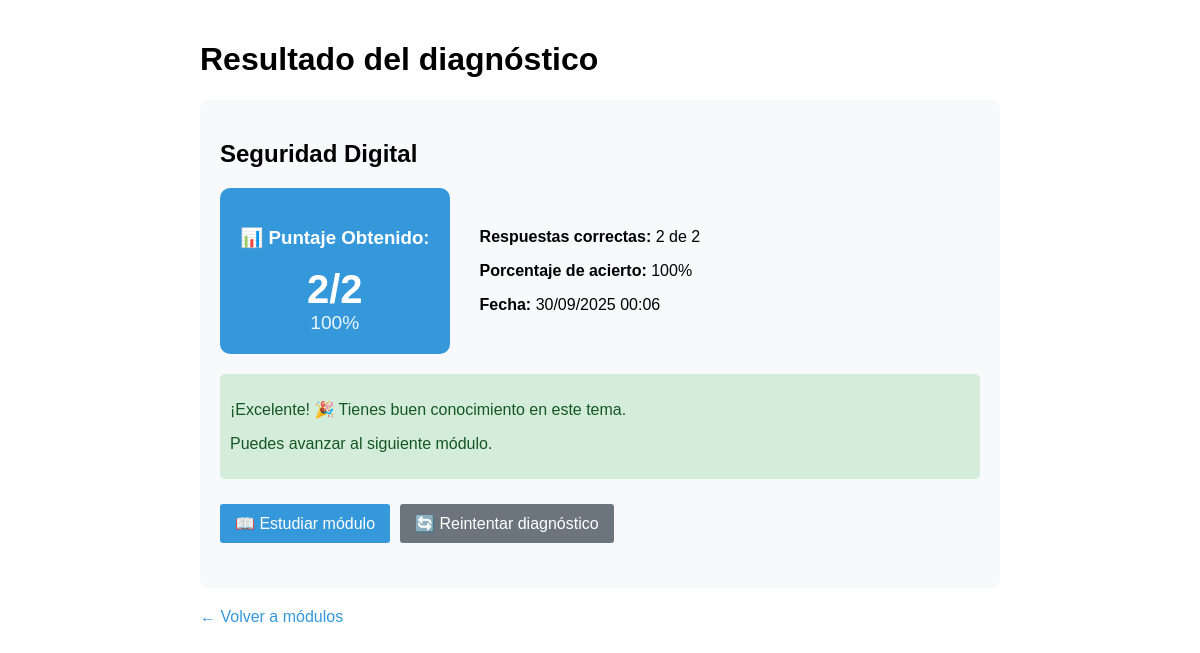
Screenshot of /evaluaciones/resultado/1/ (signed in) with the database file from the repository.
### cursos/models.py (models this page shows, shortened)
class Modulo(models.Model):
    nombre = models.CharField(max_length=100)
    descripcion = models.TextField()
    duracion_estimada = models.IntegerField(help_text="Duración en minutos")
    orden = models.IntegerField(default=0)
    activo = models.BooleanField(default=True)
    class Meta:
        ordering = ['orden']

### evaluaciones/models.py (models this page shows, shortened)
class DiagnosticoInicial(models.Model):
    usuario = models.ForeignKey(Usuario, on_delete=models.CASCADE)
    modulo = models.ForeignKey(Modulo, on_delete=models.CASCADE)
    puntaje = models.IntegerField(default=0)
    fecha = models.DateTimeField(auto_now_add=True)
    completado = models.BooleanField(default=False)
    class Meta:
        unique_together = ['usuario', 'modulo']

### evaluaciones/views.py (the view)
# urls.py: path('resultado/<int:modulo_id>/', views.resultado_diagnostico, name='resultado_diagnostico'),
@login_required
def resultado_diagnostico(request, modulo_id):
    modulo = get_object_or_404(Modulo, id=modulo_id)
    diagnostico = DiagnosticoInicial.objects.filter(
        usuario=request.user,
        modulo=modulo
    ).order_by('-fecha').first()
    total_preguntas = Pregunta.objects.filter(modulo=modulo).count()
    porcentaje = 0
    if total_preguntas > 0:
        porcentaje = round((diagnostico.puntaje / total_preguntas) * 100)
    return render(request, 'evaluaciones/resultado.html', {
        'modulo': modulo,
        'diagnostico': diagnostico,
        'total_preguntas': total_preguntas,
        'porcentaje': porcentaje
    })

### templates/evaluaciones/resultado.html (shortened to what this page needs)
<!DOCTYPE html>
<html>
<head>
    {% load static %}
    <link rel="stylesheet" href="{% static 'css/style.css' %}">
</head>
<body>
    <h1>Resultado del diagnóstico</h1>
    <div class="resultado-card">
        <h2>{{ modulo.nombre }}</h2>
        <div class="puntaje-container">
            <div class="puntaje-numerico">
                <h3>📊 Puntaje Obtenido:</h3>
                <p class="puntaje-grande">{{ diagnostico.puntaje }}/{{ total_preguntas }}</p>
                <p class="porcentaje">{{ porcentaje }}%</p>
            </div>
            <div class="explicacion">
                <p><strong>Respuestas correctas:</strong> {{ diagnostico.puntaje }} de {{ total_preguntas }}</p>
                <p><strong>Porcentaje de acierto:</strong> {{ porcentaje }}%</p>
                <p><strong>Fecha:</strong> {{ diagnostico.fecha|date:"d/m/Y H:i" }}</p>
            </div>
        </div>
        {% if porcentaje >= 70 %}
            <div class="resultado-bueno">
                <p>¡Excelente! 🎉 Tienes buen conocimiento en este tema.</p>
                <p>Puedes avanzar al siguiente módulo.</p>
            </div>
        {% elif porcentaje >= 50 %}
            <div class="resultado-regular">
                <p>✅ Buen trabajo, pero puedes mejorar.</p>
                <p>Te recomendamos repasar el contenido.</p>
            </div>
        {% else %}
            <div class="resultado-mejorar">
                <p>📚 Te recomendamos reforzar este módulo.</p>
                <p>Estudia el contenido y vuelve a intentarlo.</p>
            </div>
        {% endif %}
        <div class="acciones">
            <a href="{% url 'cursos:modulo_detalle' modulo.id %}" class="btn">📖 Estudiar módulo</a>
            <a href="{% url 'evaluaciones:diagnostico_modulo' modulo.id %}" class="btn btn-secondary">🔄 Reintentar diagnóstico</a>
        </div>
    </div>
    <a href="{% url 'cursos:lista_modulos' %}">← Volver a módulos</a>
</body>
</html>

### static/css/style.css (style rules this page uses)
body { font-family: Arial, sans-serif; max-width: 800px; margin: 0 auto; padding: 20px; }
a { color: #3498db; text-decoration: none; }
.resultado-card { background: #f8f9fa; padding: 20px; border-radius: 8px; margin: 20px 0; }
.resultado-bueno { color: #155724; background: #d4edda; padding: 10px; border-radius: 5px; }
.btn { background: #3498db; color: white; padding: 10px 15px; border: none; border-radius: 3px; cursor: pointer; display: inline-block; margin: 5px 0; }
.puntaje-container { display: flex; gap: 30px; align-items: center; margin: 20px 0; }
.puntaje-numerico { text-align: center; background: #3498db; color: white; padding: 20px; border-radius: 10px; min-width: 150px; }
.puntaje-grande { font-size: 2.5em; font-weight: bold; margin: 0; }
.porcentaje { font-size: 1.2em; margin: 0; opacity: 0.9; }
.explicacion { flex: 1; }
.acciones { margin: 20px 0; display: flex; gap: 10px; }
.btn-secondary { background: #6c757d; }

### rows the page displays
Modulo: nombre "Seguridad Digital"
DiagnosticoInicial: puntaje "2", fecha "30/09/2025 00:06"

### other values shown
{{ total_preguntas }} "2"
{{ porcentaje }} "100"
